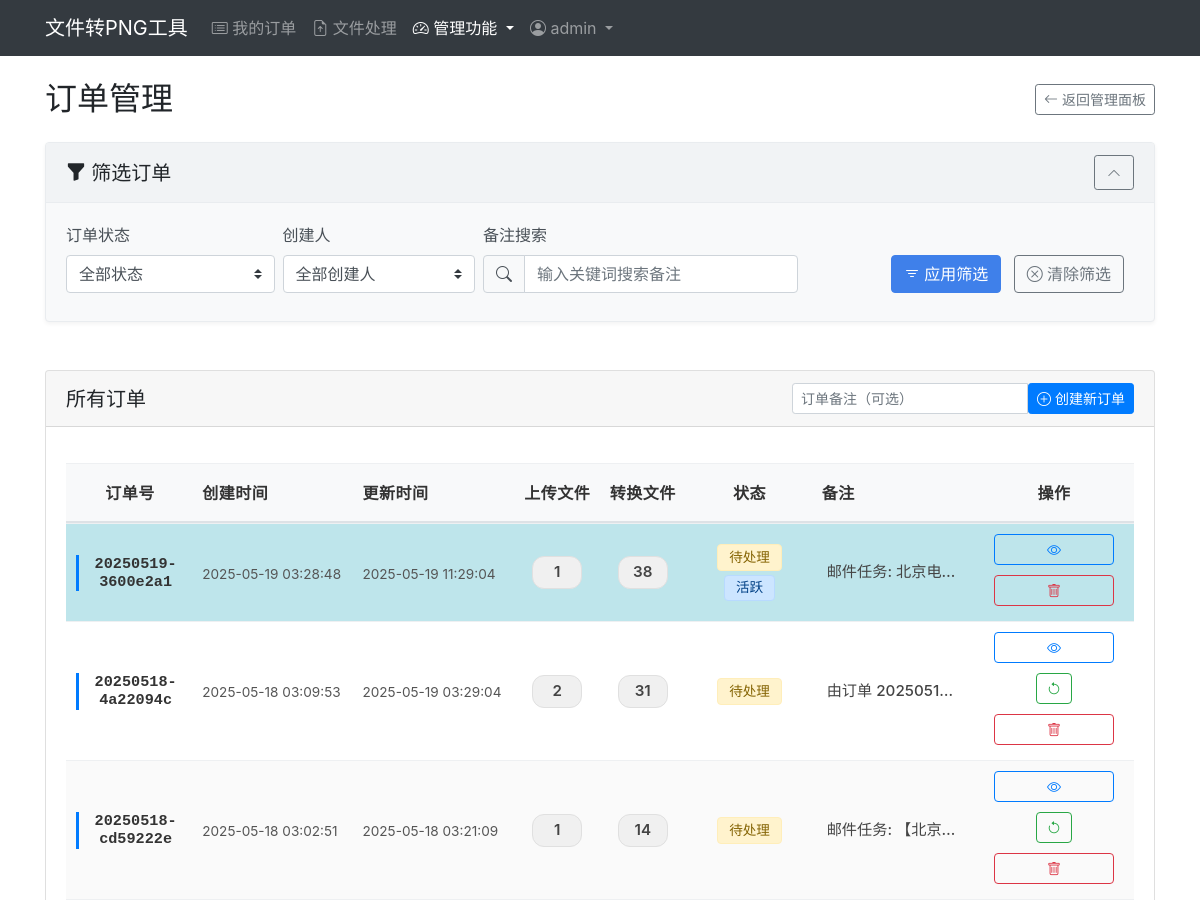
The page /admin/orders (signed in, upper part) on the database as committed earlier.
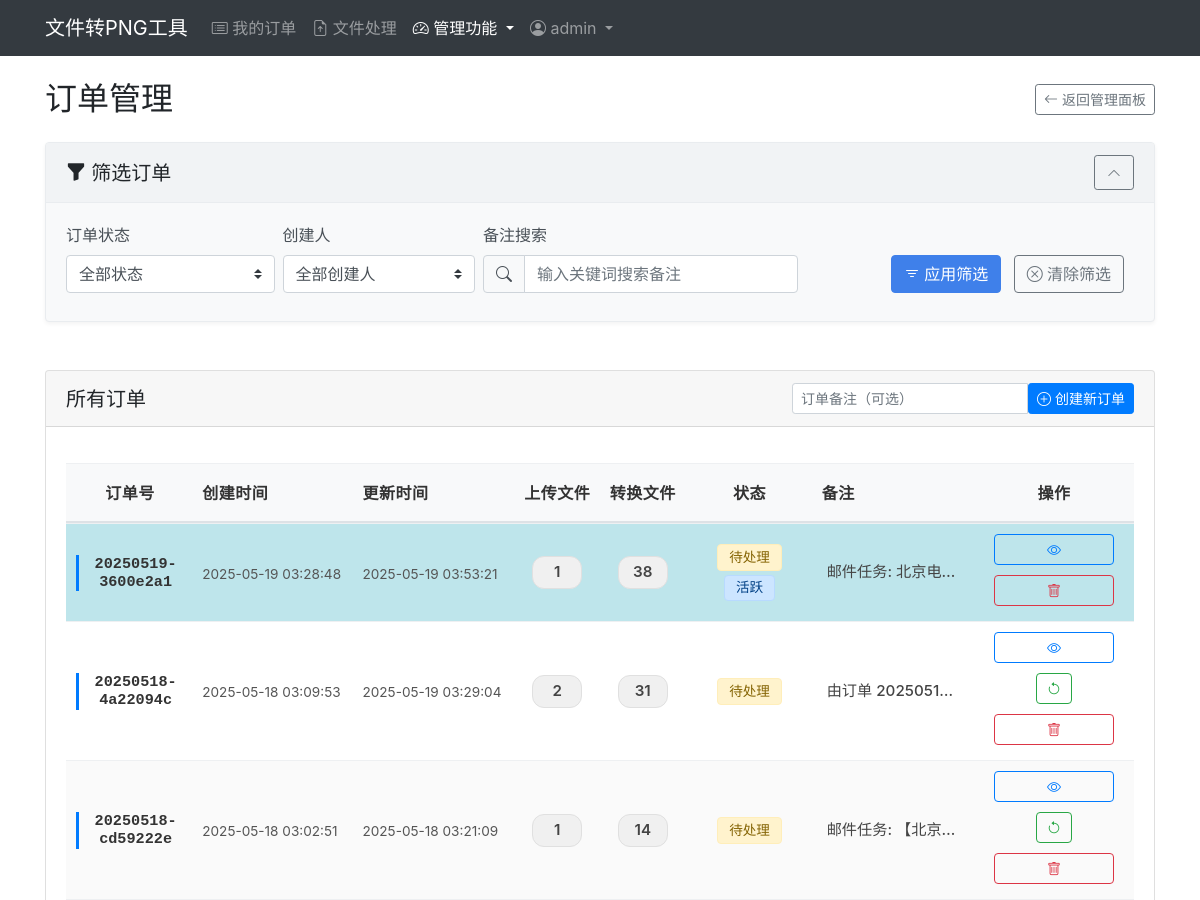
The same page on the database as committed later.
### models.py (models this page shows, shortened)
class Order(db.Model):
    __tablename__ = 'orders'  # 显式指定表名，避免使用SQL保留字'order'
    id = db.Column(db.Integer, primary_key=True)
    order_number = db.Column(db.String(32), unique=True, nullable=False)
    created_at = db.Column(db.DateTime, default=datetime.datetime.utcnow)
    updated_at = db.Column(db.DateTime, default=datetime.datetime.utcnow, onupdate=datetime.datetime.utcnow)
    is_active = db.Column(db.Boolean, default=True)  # 保留此字段以兼容现有代码
    STATUS_PENDING = 'pending'      # 待处理
    STATUS_MATERIAL = 'material'    # 补材料
    STATUS_REVIEWED = 'reviewed'    # 已审核
    STATUS_ACTIVE = 'active'        # 活跃
    STATUS_ARCHIVED = 'archived'    # 归档
    status = db.Column(db.String(20), default=STATUS_PENDING)  # 默认为待处理状态
    note = db.Column(db.Text, nullable=True)
    is_merged = db.Column(db.Boolean, default=False)  # 是否为合并订单
    merged_from = db.Column(db.Text, nullable=True)   # 存储源订单号，以逗号分隔
    user_id = db.Column(db.Integer, db.ForeignKey('admin_user.id'), nullable=True)
    user = db.relationship('AdminUser', backref='orders')
    email_id = db.Column(db.Integer, db.ForeignKey('emails.id'), nullable=True)
    files = db.relationship('UploadedFile', backref='order', lazy=True, cascade="all, delete-orphan")
    conversions = db.relationship('ConvertedFile', backref='order', lazy=True, cascade="all, delete-orphan")
    @property
    def status_display(self):
        status_map = {
            self.STATUS_PENDING: '待处理',
            self.STATUS_MATERIAL: '补材料',
            self.STATUS_REVIEWED: '已审核',
            self.STATUS_ACTIVE: '活跃',
            self.STATUS_ARCHIVED: '归档'
        }
        return status_map.get(self.status, '未知状态')

### app/admin/routes.py (the view)
@admin_bp.route('/orders')
@admin_required
def orders():
    try:
        logger.info("进入管理员订单页面")
        status_filter = request.args.get('status')
        creator_filter = request.args.get('creator')
        note_search = request.args.get('note_search')
        query = Order.query
        if status_filter:
            query = query.filter(Order.status == status_filter)
        if creator_filter:
            query = query.filter(Order.user_id == int(creator_filter))
        if note_search:
            query = query.filter(Order.note.ilike(f'%{note_search}%'))
        orders = query.order_by(Order.created_at.desc()).all()
        users = AdminUser.query.all()
        creator_name = None
        if creator_filter:
            creator = AdminUser.query.get(int(creator_filter))
            if creator:
                creator_name = creator.username
        logger.info(f"成功获取订单列表，共 {len(orders)} 条记录")
        return render_template('admin/orders.html',
                               orders=orders,
                               users=users,
                               creator_name=creator_name)
    except Exception as e:
        logger.error(f"管理员订单页面出错：{str(e)}")
        import traceback
        logger.error(traceback.format_exc())
        return f"""
        <!DOCTYPE html>
        <html>
        <head><title>错误</title></head>
        <body>
            <h1>出错了</h1>
            <p>{str(e)}</p>
            <pre>{traceback.format_exc()}</pre>
        </body>
        </html>
        """

### app/__init__.py (called while the page is built)
def setup_template_context(app):
    @app.context_processor
    def inject_now():
        return {'now': datetime.utcnow()}
    @app.context_processor
    def inject_functions():
        from models import AdminUser, Order
        def get_current_user():
            from flask import session
            if 'admin_id' in session:
                return AdminUser.query.get(session['admin_id'])
            return None
        def get_db():
            """获取数据库对象，供模板使用"""
            return db
        def get_active_order(user_id):
            from models import Order
            return Order.query.filter_by(is_active=True, user_id=user_id).first()
        return dict(
            get_current_user=get_current_user,
            get_db=get_db,
            get_active_order=get_active_order,
            Order=Order
        )

### app/templates/admin/orders.html (shortened to what the changed rows need)
{% extends "base.html" %}
{% block content %}
<div class="row">
    <div class="col-12 mb-4">
        <div class="d-flex justify-content-between align-items-center">
            <h2 class="mb-0">订单管理</h2>
        </div>
    </div>
    <div class="col-12">
        <div class="card">
            <div class="card-body">
                {% if orders %}
                <div class="table-responsive">
                    <table class="table table-hover table-striped">
                        <thead>
                            <tr>
                                <th width="12%">订单号</th>
                                <th width="15%">创建时间</th>
                                <th width="15%">更新时间</th>
                                <th width="8%" class="text-center">上传文件</th>
                                <th width="8%" class="text-center">转换文件</th>
                                <th width="12%" class="text-center">状态</th>
                                <th width="15%">备注</th>
                                <th width="15%" class="text-center">操作</th>
                            </tr>
                        </thead>
                        <tbody>
                            {% for order in orders %}
                            <tr class="{{ 'table-info' if order.is_active else '' }}">
                                <td class="align-middle">
                                    <span class="order-number text-truncate d-block" title="{{ order.order_number }}">{{ order.order_number }}</span>
                                </td>
                                <td class="align-middle">
                                    <span class="timestamp">{{ order.created_at.strftime('%Y-%m-%d %H:%M:%S') }}</span>
                                </td>
                                <td class="align-middle">
                                    <span class="timestamp">{{ order.updated_at.strftime('%Y-%m-%d %H:%M:%S') }}</span>
                                </td>
                                <td class="align-middle text-center">
                                    <span class="file-count">{{ order.files|length }}</span>
                                </td>
                                <td class="align-middle text-center">
                                    <span class="file-count">{{ order.conversions|length }}</span>
                                </td>
                                <td class="align-middle text-center">
                                    {% if order.status == order.STATUS_PENDING %}
                                    <span class="badge bg-warning">{{ order.status_display }}</span>
                                    {% elif order.status == order.STATUS_MATERIAL %}
                                    <span class="badge bg-info">{{ order.status_display }}</span>
                                    {% elif order.status == order.STATUS_REVIEWED %}
                                    <span class="badge bg-success">{{ order.status_display }}</span>
                                    {% else %}
                                    <span class="badge bg-secondary">{{ order.status_display }}</span>
                                    {% endif %}
                                    {% if order.is_active %}
                                    <span class="badge bg-primary">活跃</span>
                                    {% endif %}
                                </td>
                                <td class="align-middle">
                                    <div class="note-container">
                                        <span class="note-text text-truncate d-block" style="max-width: 100%;" title="{{ order.note }}">{{ order.note or '-' }}</span>
                                    </div>
                                </td>
                                <td class="align-middle text-center">
                                    <div class="action-buttons">
                                        <a href="{{ url_for('orders.view_order', order_number=order.order_number) }}" class="btn btn-outline-primary" title="查看详情">
                                            <i class="bi bi-eye"></i>
                                        </a>
                                        <button type="button" class="btn btn-outline-danger btn-delete-order" title="删除订单" data-order-number="{{ order.order_number }}">
                                            <i class="bi bi-trash"></i>
                                        </button>
                                    </div>
                                </td>
                            </tr>
                            {% endfor %}
                        </tbody>
                    </table>
                </div>
                {% else %}
                <div class="alert alert-info">
                    <p class="mb-0">暂无订单记录。点击上方按钮创建新订单。</p>
                </div>
                {% endif %}
            </div>
        </div>
    </div>
</div>
{% endblock %}

Rows that differ between the two databases and show on the page:
changed Order "邮件任务: 北京电…": updated_at "2025-05-19 11:29:04" → "2025-05-19 03:53:21"
